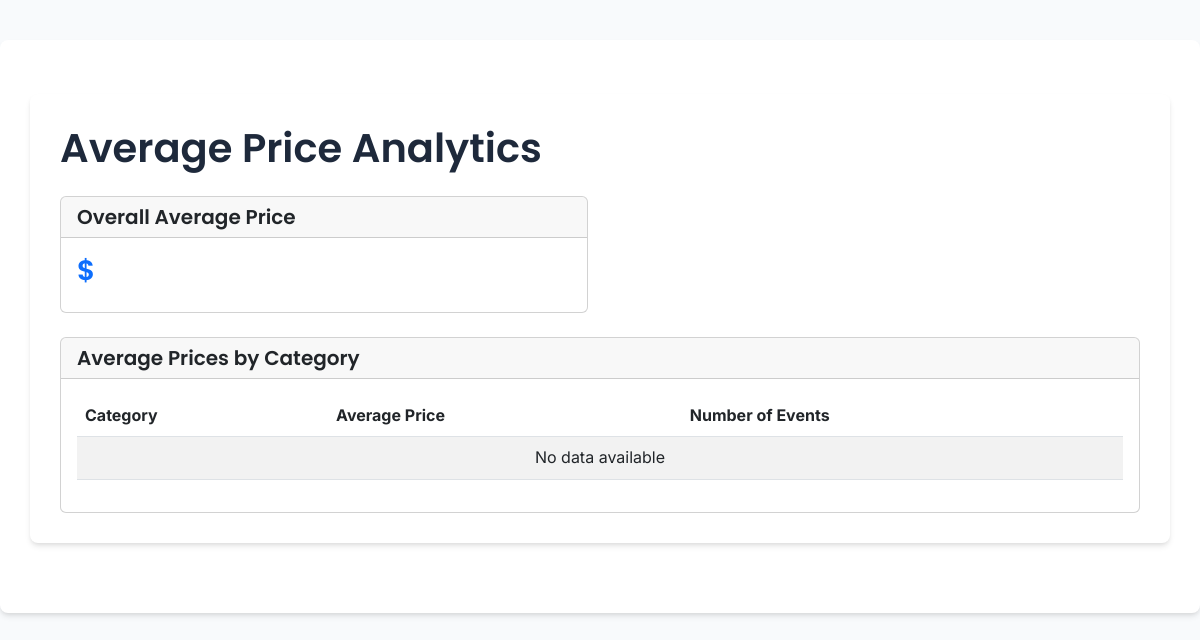
/analytics/average-price/, run on an earlier commit of the app's database.
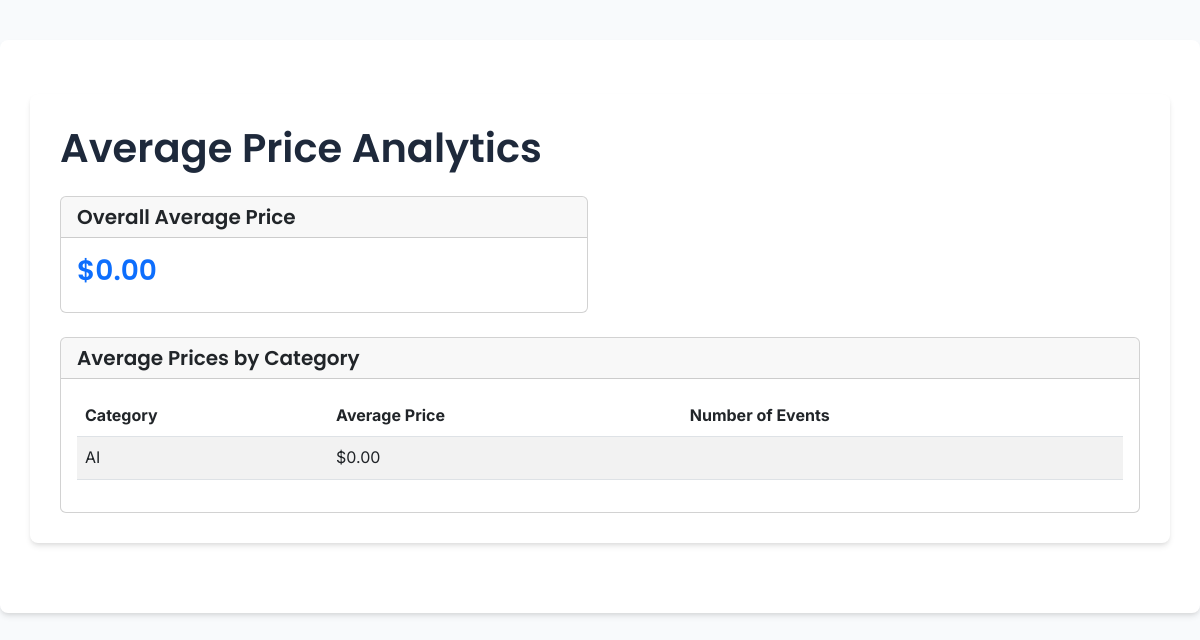
And on a later commit of the database.
### event_app/models.py (models this page shows, shortened)
class Category(models.Model):
   name = models.CharField(max_length=50)

### event_app/views.py (the view)
# urls.py: path('analytics/average-price/', views.average_price_analytics, name='average_price_analytics'),
def average_price_analytics(request):
    try:
        category_avg_prices = Category.objects.annotate(
            avg_price=Avg('event_management__price')
        ).filter(avg_price__isnull=False).order_by('-avg_price')
        overall_avg_price = Event_management.objects.aggregate(
            avg_price=Avg('price')
        )['avg_price']
        context = {
            'category_avg_prices': category_avg_prices,
            'overall_avg_price': overall_avg_price,
        }
        return render(request, 'analytics/average_price.html', context)
    except Exception as e:
        logger.error(f"Error in average_price_analytics view: {str(e)}")
        messages.error(request, "An error occurred while loading analytics.")
        return redirect('home')

### event_app/templates/analytics/average_price.html (shortened to what this page needs)
{% extends 'base.html' %}
{% load static %}
{% block content %}
<div class="container mt-4">
    <h1 class="mb-4">Average Price Analytics</h1>
    <div class="row">
        <div class="col-md-6">
            <div class="card mb-4">
                <div class="card-header">
                    <h5 class="card-title mb-0">Overall Average Price</h5>
                </div>
                <div class="card-body">
                    <h3 class="text-primary">${{ overall_avg_price|floatformat:2 }}</h3>
                </div>
            </div>
        </div>
    </div>
    <div class="card">
        <div class="card-header">
            <h5 class="card-title mb-0">Average Prices by Category</h5>
        </div>
        <div class="card-body">
            <div class="table-responsive">
                <table class="table table-striped">
                    <thead>
                        <tr>
                            <th>Category</th>
                            <th>Average Price</th>
                            <th>Number of Events</th>
                        </tr>
                    </thead>
                    <tbody>
                        {% for category in category_avg_prices %}
                        <tr>
                            <td>{{ category.name }}</td>
                            <td>${{ category.avg_price|floatformat:2 }}</td>
                            <td>{{ category.event_management__count }}</td>
                        </tr>
                        {% empty %}
                        <tr>
                            <td colspan="3" class="text-center">No data available</td>
                        </tr>
                        {% endfor %}
                    </tbody>
                </table>
            </div>
        </div>
    </div>
</div>
{% endblock %}

What changed in the data, as far as the page shows it:
added Category: name "AI", avg_price "0.00"
Also different on the page:
{{ overall_avg_price|floatformat:2 }}: (not shown) → "0.00"
text no longer shown: "No data available"
